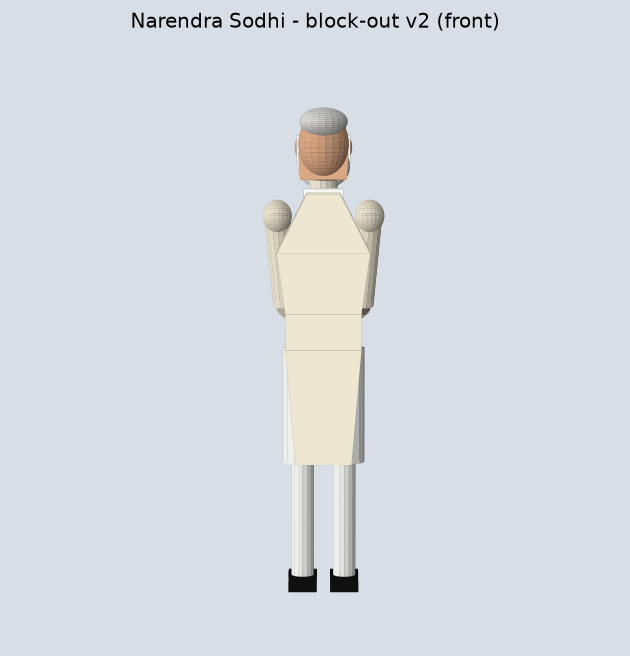
#> input picture characters/narendra_sodhi/reference/ns2_front.png, 630 x 656 px
$ python -i camera.py   (imports and definitions only)   (older library calls are emulated)
#> lines starting #> are read from the running program, lines starting #| are printed output that depends on the picture
#> further down, picture is the input picture: shape (656, 630, 3); mean B, G, R 225.5, 219.6, 214.7
"""Threaded per-camera frame reader with auto-reconnect and a rolling buffer.

RTSP is read via an FFmpeg subprocess when ffmpeg is on PATH (much more robust
than OpenCV's RTSP demuxer), otherwise via cv2.VideoCapture. Video files always
use cv2.VideoCapture and are paced to their native FPS (looped in demo mode).

The rolling buffer stores JPEG-encoded frames (bounds memory: ~60s * 10fps *
~50KB ≈ 30MB/camera) and is the source for both live MJPEG streaming and
pre-event clip material.
"""
from __future__ import annotations

import collections
import logging
import shutil
import subprocess
import threading
import time

import cv2
import numpy as np

log = logging.getLogger(__name__)

BUFFER_FPS = 10  # frames kept in the rolling buffer per second


def is_rtsp(url: str) -> bool:
    return url.lower().startswith(("rtsp://", "rtmp://", "http://", "https://"))


class CameraWorker(threading.Thread):
    """Reads frames continuously; never lets one bad camera kill the app."""

    # [17 lines left out: function __init__, not called in this run]

    # ------------------------------------------------------------------ api
    def stop(self):
        self._stop.set()

    # [117 lines left out: functions file_ended, latest_frame, buffer_snapshot, _publish, _mark_offline, run and 3 more, not called in this run]


def frame_stats(frame: np.ndarray) -> tuple[float, float]:
    """(mean brightness, Laplacian variance) — inputs to the tamper rule (A5)."""
    gray = cv2.cvtColor(frame, cv2.COLOR_BGR2GRAY)
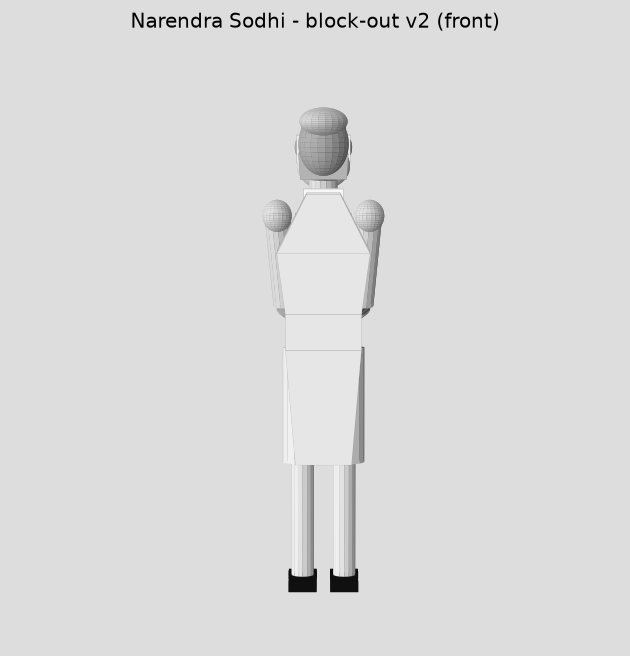
#> gray: shape (656, 630); min 0, max 247, mean 218.7
    small = cv2.resize(gray, (320, 180)) if gray.shape[1] > 320 else gray
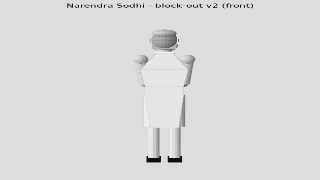
#> small: shape (180, 320); min 1, max 247, mean 218.8
    return float(small.mean()), float(cv2.Laplacian(small, cv2.CV_64F).var())

>>> import cv2
>>> picture = cv2.imread('../characters/narendra_sodhi/reference/ns2_front.png')
>>> result = frame_stats(picture)
#> result = (218.8, 1006.1)

$ run again, on characters/narendra_sodhi/reference/ns2_side.png
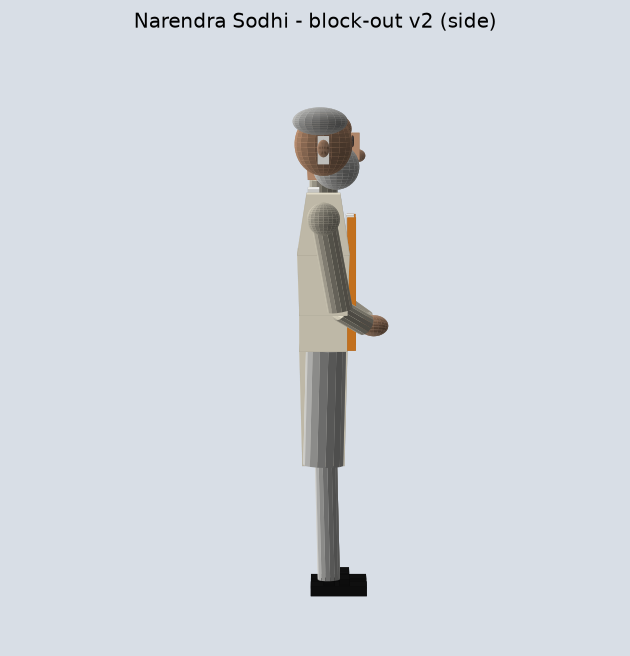
#> input picture characters/narendra_sodhi/reference/ns2_side.png, 630 x 656 px
#> picture is the input picture: shape (656, 630, 3); mean B, G, R 222.6, 215.7, 210.5
#> in frame_stats, `small = cv2.resize(gray, (320, 180)) if gray.shape[1] > 320 else gray`:
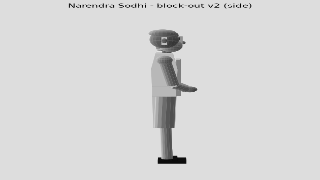
#> small: shape (180, 320); min 1, max 229, mean 214.9
#> result = (214.9, 1012.6)

$ run again, on characters/narendra_sodhi/reference/ns_front.png
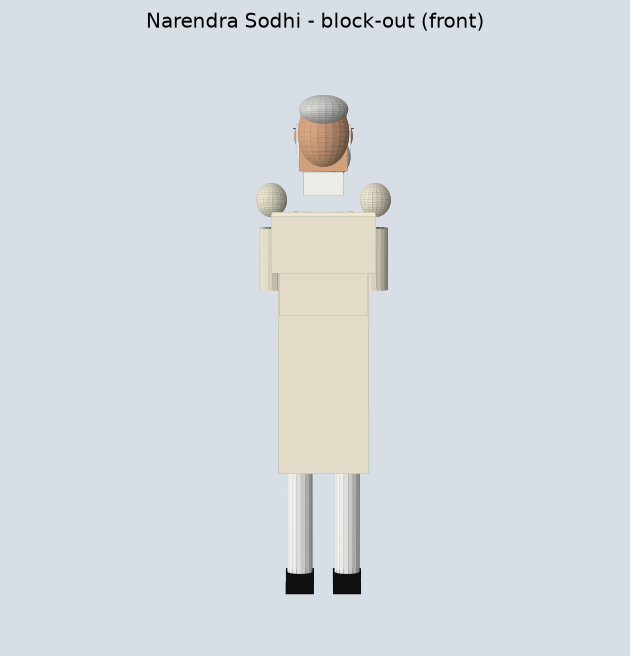
#> input picture characters/narendra_sodhi/reference/ns_front.png, 630 x 656 px
#> picture is the input picture: shape (656, 630, 3); mean B, G, R 224.8, 219.2, 214.4
#> in frame_stats, `small = cv2.resize(gray, (320, 180)) if gray.shape[1] > 320 else gray`:
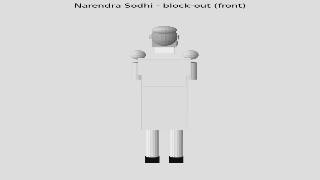
#> small: shape (180, 320); min 0, max 240, mean 218.4
#> result = (218.4, 944.5)
